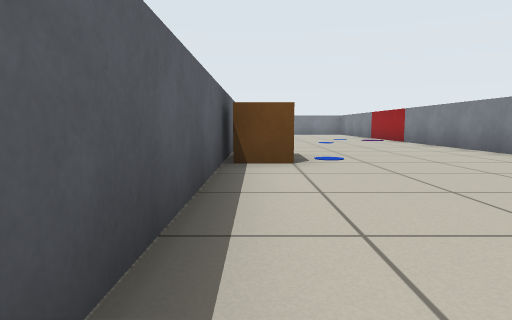
[1] (above)

12 first-person views from a walk through a robot-simulator world made for Gazebo. The camera is 0.51 m above the floor, tilts 6° down and sees 75° across. The floor is counted in squares, 1 m on a side. Each view is taken from the middle of a square. On the plan, view 1 faces up. The plan holds only what a view shows up to about 9 squares ahead; the rest is blank.

[2]
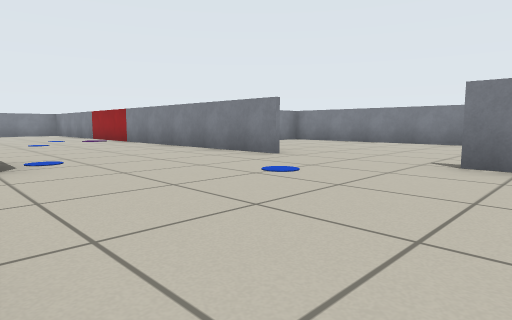

[3]
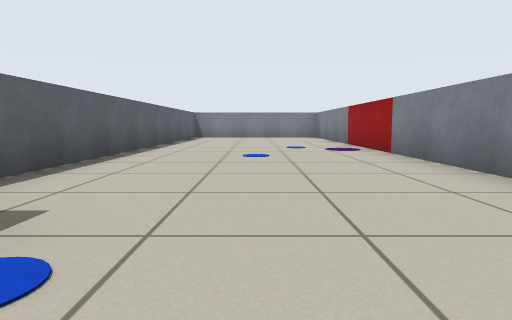

[4]
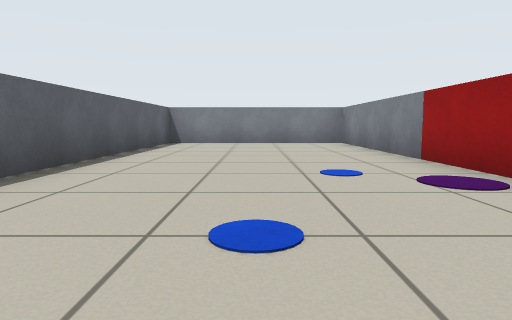

[5]
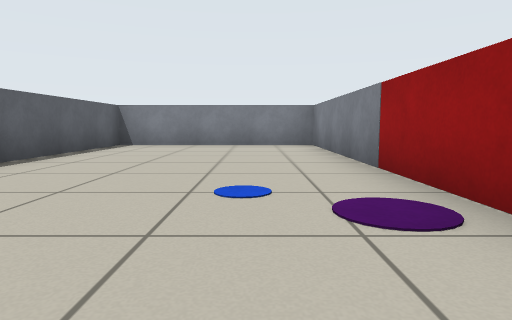

[6]
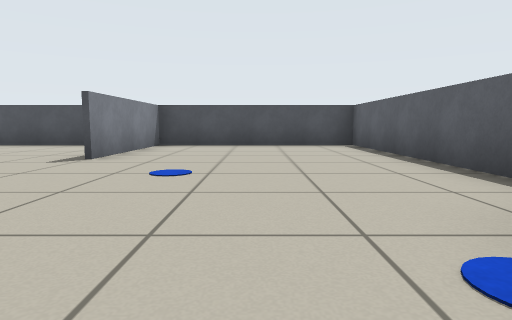

[7]
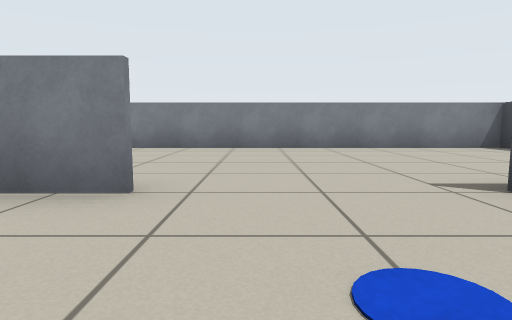

[8]
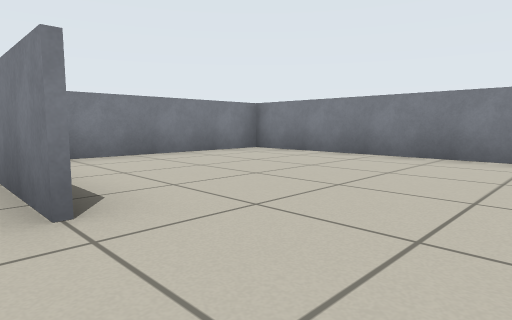

[9]
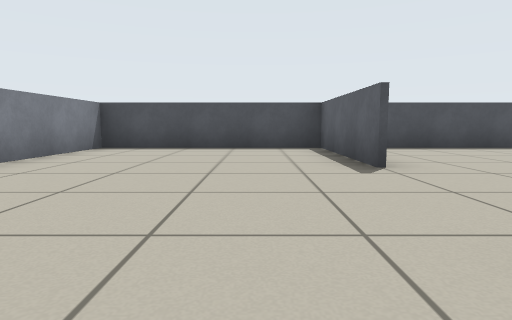

[10]
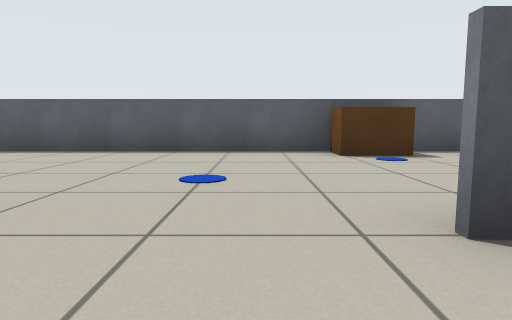

[11]
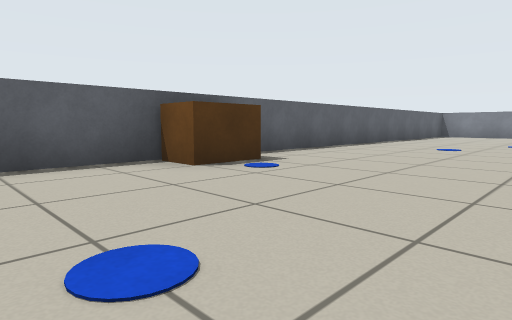

[12]
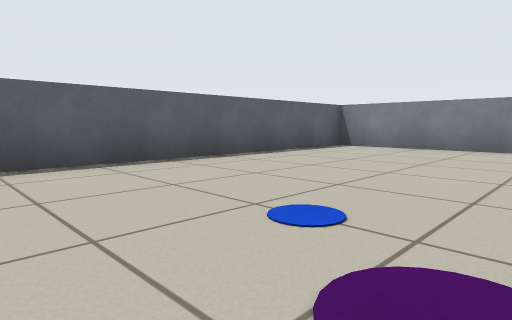

### Floor plan
Points are (right, up) in squares from view 1. A wall is a line through its corners. A room is listed if a view was taken in it or the views show most of it. See-through windows are left out.
Room 1 (views 1, 2, 3, 4, 5, 6, 7, 8, 11, 12)
walls: (4.5, 3.9) (4.5, 10.1); (4.5, 12.9) (4.5, 17.5) (-0.4, 17.5) (-0.4, -2.4) (5, -2.4); (4.5, -2.5) (4.5, 1.1)
ways out: opening at (5, 2.5) to room 2
objects: crate (0, 5)
Room 2 (views 9, 10)
walls: (4.5, 1.1) (4.5, -2.5); (5, -2.4) (9.5, -2.4) (9.5, 7.4) (5.5, 7.4)
ways out: opening at (5, 2.5) to room 1

Positions as (right, up) in squares from view 1, and headings:
1: (0, 0), facing up
2: (0, 0), facing up-right
3: (2, 4), facing up
4: (2, 8), facing up
5: (3, 9), facing up
6: (2, 6), facing down
7: (2, 3), facing right
8: (4, 2), facing up-right
9: (6, 5), facing down
10: (6, 3), facing left
11: (4, 2), facing up-left
12: (4, 10), facing up-left
